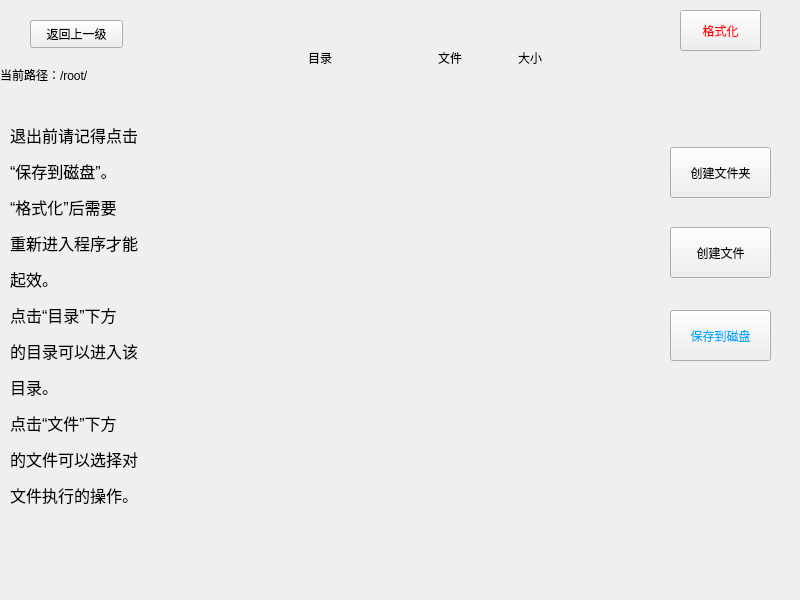
<?xml version="1.0" encoding="UTF-8"?>
<ui version="4.0">
 <class>fileSystem</class>
 <widget class="QMainWindow" name="fileSystem">
  <property name="geometry">
   <rect>
    <x>0</x>
    <y>0</y>
    <width>800</width>
    <height>600</height>
   </rect>
  </property>
  <property name="windowTitle">
   <string>fileSystem</string>
  </property>
  <property name="styleSheet">
   <string notr="true">background-image: url(:/background/images/t01b4a41b334284b141.jpg);</string>
  </property>
  <widget class="QWidget" name="centralWidget">
   <widget class="QPushButton" name="preDirBtn">
    <property name="geometry">
     <rect>
      <x>30</x>
      <y>20</y>
      <width>93</width>
      <height>28</height>
     </rect>
    </property>
    <property name="text">
     <string>返回上一级</string>
    </property>
   </widget>
   <widget class="QPushButton" name="addDirBtn">
    <property name="geometry">
     <rect>
      <x>670</x>
      <y>147</y>
      <width>101</width>
      <height>51</height>
     </rect>
    </property>
    <property name="text">
     <string>创建文件夹</string>
    </property>
   </widget>
   <widget class="QPushButton" name="addFileBtn">
    <property name="geometry">
     <rect>
      <x>670</x>
      <y>227</y>
      <width>101</width>
      <height>51</height>
     </rect>
    </property>
    <property name="text">
     <string>创建文件</string>
    </property>
   </widget>
   <widget class="QPushButton" name="saveBtn">
    <property name="geometry">
     <rect>
      <x>670</x>
      <y>310</y>
      <width>101</width>
      <height>51</height>
     </rect>
    </property>
    <property name="styleSheet">
     <string notr="true">color: rgb(0, 170, 255);</string>
    </property>
    <property name="text">
     <string>保存到磁盘</string>
    </property>
   </widget>
   <widget class="QPushButton" name="pushButton">
    <property name="geometry">
     <rect>
      <x>680</x>
      <y>10</y>
      <width>81</width>
      <height>41</height>
     </rect>
    </property>
    <property name="styleSheet">
     <string notr="true">color: rgb(255, 0, 0);</string>
    </property>
    <property name="text">
     <string>格式化</string>
    </property>
   </widget>
   <widget class="QLabel" name="label">
    <property name="geometry">
     <rect>
      <x>0</x>
      <y>59</y>
      <width>123</width>
      <height>31</height>
     </rect>
    </property>
    <property name="text">
     <string>当前路径：/root/</string>
    </property>
   </widget>
   <widget class="QLabel" name="label_2">
    <property name="geometry">
     <rect>
      <x>290</x>
      <y>50</y>
      <width>60</width>
      <height>16</height>
     </rect>
    </property>
    <property name="text">
     <string>目录</string>
    </property>
    <property name="alignment">
     <set>Qt::AlignCenter</set>
    </property>
   </widget>
   <widget class="QLabel" name="label_3">
    <property name="geometry">
     <rect>
      <x>420</x>
      <y>50</y>
      <width>60</width>
      <height>16</height>
     </rect>
    </property>
    <property name="text">
     <string>文件</string>
    </property>
    <property name="alignment">
     <set>Qt::AlignCenter</set>
    </property>
   </widget>
   <widget class="QLabel" name="label_4">
    <property name="geometry">
     <rect>
      <x>500</x>
      <y>50</y>
      <width>60</width>
      <height>16</height>
     </rect>
    </property>
    <property name="text">
     <string>大小</string>
    </property>
    <property name="alignment">
     <set>Qt::AlignCenter</set>
    </property>
   </widget>
   <widget class="QLabel" name="label_5">
    <property name="geometry">
     <rect>
      <x>10</x>
      <y>100</y>
      <width>161</width>
      <height>431</height>
     </rect>
    </property>
    <property name="text">
     <string>&lt;html&gt;&lt;head/&gt;&lt;body&gt;&lt;p&gt;&lt;span style=&quot; font-size:12pt;&quot;&gt;退出前请记得点击&lt;/span&gt;&lt;/p&gt;&lt;p&gt;&lt;span style=&quot; font-size:12pt;&quot;&gt;“保存到磁盘”。&lt;/span&gt;&lt;/p&gt;&lt;p&gt;&lt;span style=&quot; font-size:12pt;&quot;&gt;“格式化”后需要&lt;/span&gt;&lt;/p&gt;&lt;p&gt;&lt;span style=&quot; font-size:12pt;&quot;&gt;重新进入程序才能&lt;/span&gt;&lt;/p&gt;&lt;p&gt;&lt;span style=&quot; font-size:12pt;&quot;&gt;起效。&lt;/span&gt;&lt;/p&gt;&lt;p&gt;&lt;span style=&quot; font-size:12pt;&quot;&gt;点击“目录”下方&lt;/span&gt;&lt;/p&gt;&lt;p&gt;&lt;span style=&quot; font-size:12pt;&quot;&gt;的目录可以进入该&lt;/span&gt;&lt;/p&gt;&lt;p&gt;&lt;span style=&quot; font-size:12pt;&quot;&gt;目录。&lt;/span&gt;&lt;/p&gt;&lt;p&gt;&lt;span style=&quot; font-size:12pt;&quot;&gt;点击“文件”下方&lt;/span&gt;&lt;/p&gt;&lt;p&gt;&lt;span style=&quot; font-size:12pt;&quot;&gt;的文件可以选择对&lt;/span&gt;&lt;/p&gt;&lt;p&gt;&lt;span style=&quot; font-size:12pt;&quot;&gt;文件执行的操作。&lt;/span&gt;&lt;/p&gt;&lt;/body&gt;&lt;/html&gt;</string>
    </property>
   </widget>
  </widget>
  <widget class="QMenuBar" name="menubar">
   <property name="geometry">
    <rect>
     <x>0</x>
     <y>0</y>
     <width>800</width>
     <height>26</height>
    </rect>
   </property>
  </widget>
 </widget>
 <resources/>
 <connections/>
</ui>
